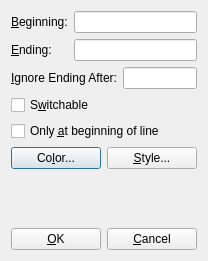
<ui version="4.0" >
 <class>CustomStyle</class>
 <widget class="QDialog" name="CustomStyle" >
  <property name="geometry" >
   <rect>
    <x>0</x>
    <y>0</y>
    <width>208</width>
    <height>261</height>
   </rect>
  </property>
  <property name="windowTitle" >
   <string>Edit Custom Style</string>
  </property>
  <layout class="QVBoxLayout" >
   <item>
    <layout class="QGridLayout" >
     <property name="leftMargin" >
      <number>0</number>
     </property>
     <property name="topMargin" >
      <number>0</number>
     </property>
     <property name="rightMargin" >
      <number>0</number>
     </property>
     <property name="bottomMargin" >
      <number>0</number>
     </property>
     <item row="1" column="0" >
      <widget class="QLabel" name="endingLabel" >
       <property name="text" >
        <string>&amp;Ending:</string>
       </property>
       <property name="wordWrap" >
        <bool>false</bool>
       </property>
       <property name="buddy" >
        <cstring>ending</cstring>
       </property>
      </widget>
     </item>
     <item row="0" column="0" >
      <widget class="QLabel" name="beginningLabel" >
       <property name="text" >
        <string>&amp;Beginning:</string>
       </property>
       <property name="wordWrap" >
        <bool>false</bool>
       </property>
       <property name="buddy" >
        <cstring>beginning</cstring>
       </property>
      </widget>
     </item>
     <item row="0" column="1" >
      <widget class="KLineEdit" name="beginning" />
     </item>
     <item row="1" column="1" >
      <widget class="KLineEdit" name="ending" />
     </item>
    </layout>
   </item>
   <item>
    <layout class="QHBoxLayout" >
     <property name="leftMargin" >
      <number>0</number>
     </property>
     <property name="topMargin" >
      <number>0</number>
     </property>
     <property name="rightMargin" >
      <number>0</number>
     </property>
     <property name="bottomMargin" >
      <number>0</number>
     </property>
     <item>
      <widget class="QLabel" name="ignoreEndingAfterLabel" >
       <property name="text" >
        <string>&amp;Ignore Ending After:</string>
       </property>
       <property name="wordWrap" >
        <bool>false</bool>
       </property>
       <property name="buddy" >
        <cstring>ignoreEndingAfter</cstring>
       </property>
      </widget>
     </item>
     <item>
      <widget class="KLineEdit" name="ignoreEndingAfter" >
       <property name="maxLength" >
        <number>1</number>
       </property>
      </widget>
     </item>
    </layout>
   </item>
   <item>
    <widget class="QCheckBox" name="switchable" >
     <property name="text" >
      <string>S&amp;witchable</string>
     </property>
     <property name="shortcut" >
      <string>Alt+W</string>
     </property>
    </widget>
   </item>
   <item>
    <widget class="QCheckBox" name="lineStartOnly" >
     <property name="text" >
      <string>Only &amp;at beginning of line</string>
     </property>
     <property name="shortcut" >
      <string>Alt+A</string>
     </property>
    </widget>
   </item>
   <item>
    <layout class="QHBoxLayout" >
     <property name="leftMargin" >
      <number>0</number>
     </property>
     <property name="topMargin" >
      <number>0</number>
     </property>
     <property name="rightMargin" >
      <number>0</number>
     </property>
     <property name="bottomMargin" >
      <number>0</number>
     </property>
     <item>
      <widget class="KPushButton" name="colorButton" >
       <property name="text" >
        <string>Co&amp;lor...</string>
       </property>
       <property name="shortcut" >
        <string>Alt+L</string>
       </property>
      </widget>
     </item>
     <item>
      <widget class="KPushButton" name="styleButton" >
       <property name="text" >
        <string>&amp;Style...</string>
       </property>
       <property name="shortcut" >
        <string>Alt+S</string>
       </property>
      </widget>
     </item>
    </layout>
   </item>
   <item>
    <spacer>
     <property name="orientation" >
      <enum>Qt::Vertical</enum>
     </property>
     <property name="sizeType" >
      <enum>QSizePolicy::Expanding</enum>
     </property>
     <property name="sizeHint" >
      <size>
       <width>20</width>
       <height>16</height>
      </size>
     </property>
    </spacer>
   </item>
   <item>
    <layout class="QHBoxLayout" >
     <property name="leftMargin" >
      <number>0</number>
     </property>
     <property name="topMargin" >
      <number>0</number>
     </property>
     <property name="rightMargin" >
      <number>0</number>
     </property>
     <property name="bottomMargin" >
      <number>0</number>
     </property>
     <item>
      <widget class="KPushButton" name="okButton" >
       <property name="text" >
        <string>&amp;OK</string>
       </property>
       <property name="shortcut" >
        <string>Alt+O</string>
       </property>
      </widget>
     </item>
     <item>
      <widget class="KPushButton" name="cancelButton" >
       <property name="text" >
        <string>&amp;Cancel</string>
       </property>
       <property name="shortcut" >
        <string>Alt+C</string>
       </property>
      </widget>
     </item>
    </layout>
   </item>
  </layout>
 </widget>
 <layoutdefault spacing="6" margin="11" />
 <customwidgets>
  <customwidget>
   <class>KLineEdit</class>
   <extends>QLineEdit</extends>
   <header>klineedit.h</header>
  </customwidget>
  <customwidget>
   <class>KPushButton</class>
   <extends>QPushButton</extends>
   <header>kpushbutton.h</header>
  </customwidget>
 </customwidgets>
 <includes>
  <include location="local" >klineedit.h</include>
  <include location="local" >klineedit.h</include>
  <include location="local" >klineedit.h</include>
  <include location="local" >kpushbutton.h</include>
  <include location="local" >kpushbutton.h</include>
  <include location="local" >kpushbutton.h</include>
  <include location="local" >kpushbutton.h</include>
 </includes>
 <resources/>
 <connections>
  <connection>
   <sender>cancelButton</sender>
   <signal>clicked()</signal>
   <receiver>CustomStyle</receiver>
   <slot>reject()</slot>
   <hints>
    <hint type="sourcelabel" >
     <x>20</x>
     <y>20</y>
    </hint>
    <hint type="destinationlabel" >
     <x>20</x>
     <y>20</y>
    </hint>
   </hints>
  </connection>
  <connection>
   <sender>okButton</sender>
   <signal>clicked()</signal>
   <receiver>CustomStyle</receiver>
   <slot>accept()</slot>
   <hints>
    <hint type="sourcelabel" >
     <x>20</x>
     <y>20</y>
    </hint>
    <hint type="destinationlabel" >
     <x>20</x>
     <y>20</y>
    </hint>
   </hints>
  </connection>
 </connections>
</ui>
